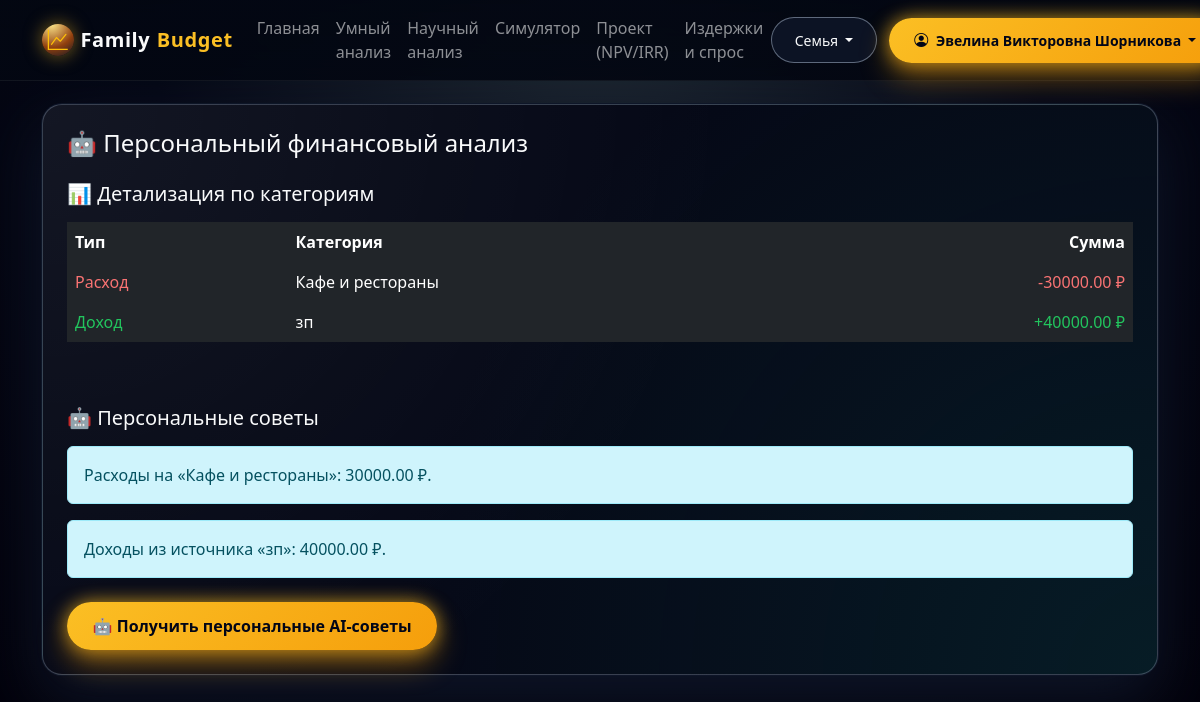
Screenshot of /analysis/smart (signed in) with the database file from the repository.
### app/models.py (models this page shows)
class User(UserMixin, db.Model):
    id = db.Column(db.Integer, primary_key=True)
    email = db.Column(db.String(255), unique=True, nullable=False)
    password_hash = db.Column(db.String(255), nullable=False)
    name = db.Column(db.String(128))
    family_id = db.Column(db.Integer, db.ForeignKey("family.id"))

class Transaction(db.Model):
    id = db.Column(db.Integer, primary_key=True)
    user_id = db.Column(db.Integer, db.ForeignKey("user.id"), nullable=False)
    family_id = db.Column(db.Integer, db.ForeignKey("family.id"))
    type = db.Column(db.String(10), nullable=False)  # 'income' / 'expense'
    amount = db.Column(db.Float, nullable=False)
    category = db.Column(db.String(64), nullable=False)
    description = db.Column(db.String(255))
    date = db.Column(db.DateTime, default=datetime.utcnow)
    receipt_image = db.Column(db.String(512))  # Путь к скану чека
    merchant_name = db.Column(db.String(128))  # Название магазина/ресторана
    items = db.relationship("TransactionItem", backref="transaction", lazy=True, cascade="all, delete-orphan")

### app/analysis_routes.py (the view)
@analysis_bp.route("/smart")
@login_required
def smart():
    if current_user.family_id:
        q = Transaction.query.filter_by(family_id=current_user.family_id)
    else:
        q = Transaction.query.filter_by(user_id=current_user.id)
    rows = (
        q.with_entities(
            Transaction.type,
            Transaction.category,
            func.sum(Transaction.amount).label("total"),
        )
        .group_by(Transaction.type, Transaction.category)
        .all()
    )
    insights = []
    for ttype, cat, total in rows:
        if ttype == "expense":
            insights.append(f"Расходы на «{cat}»: {total:.2f} ₽.")
        else:
            insights.append(f"Доходы из источника «{cat}»: {total:.2f} ₽.")
    return render_template("analysis/smart.html", rows=rows, insights=insights, gpt_advice=None)

### app/templates/analysis/smart.html (shortened to what this page needs)
{% extends "base.html" %}
{% block content %}
<div class="container py-4">
    <div class="fb-card p-4">
        <h1 class="h4 mb-4">🤖 Персональный финансовый анализ</h1>
        {% if rows %}
            <div class="row g-4 mb-5">
                <div class="col-12">
                    <h2 class="h5 mb-3">📊 Детализация по категориям</h2>
                    <div class="table-responsive">
                        <table class="table table-dark table-borderless align-middle">
                            <thead class="text-muted-soft">
                                <tr>
                                    <th>Тип</th>
                                    <th>Категория</th>
                                    <th class="text-end">Сумма</th>
                                </tr>
                            </thead>
                            <tbody>
                                {% for type, category, total in rows %}
                                <tr>
                                    <td>
                                        {% if type == 'income' %}
                                        <span class="text-income">Доход</span>
                                        {% else %}
                                        <span class="text-expense">Расход</span>
                                        {% endif %}
                                    </td>
                                    <td>{{ category }}</td>
                                    <td class="text-end">
                                        {% if type == 'income' %}
                                        <span class="text-income">+{{ "%.2f"|format(total) }} ₽</span>
                                        {% else %}
                                        <span class="text-expense">-{{ "%.2f"|format(total) }} ₽</span>
                                        {% endif %}
                                    </td>
                                </tr>
                                {% endfor %}
                            </tbody>
                        </table>
                    </div>
                </div>
            </div>
            <div class="row">
                <div class="col-12">
                    <h2 class="h5 mb-3">🤖 Персональные советы</h2>
                    {% if insights %}
                        <div class="insights-list">
                            {% for insight in insights %}
                            <div class="alert alert-info mb-3">
                                {{ insight }}
                            </div>
                            {% endfor %}
                        </div>
                    {% else %}
                        <p class="text-muted-soft mb-0">
                            Добавьте ещё операций, чтобы получить персональные советы.
                        </p>
                    {% endif %}
                    <div id="gpt-advice-section" class="mt-4">
                        <button id="get-advice-btn" class="btn btn-fb-primary">
                            🤖 Получить персональные AI-советы
                        </button>
                    </div>
                </div>
            </div>
        {% endif %}
    </div>
</div>
{% endblock %}

### app/templates/base.html (shortened to what this page needs)
<!doctype html>
<html lang="ru">
<head>
    <link href="https://cdn.jsdelivr.net/npm/bootstrap@5.3.2/dist/css/bootstrap.min.css" rel="stylesheet">
    <link href="https://cdn.jsdelivr.net/npm/bootstrap-icons@1.11.1/font/bootstrap-icons.css" rel="stylesheet">
</head>
<body>
<header class="fb-header">
    <nav class="navbar navbar-expand-lg navbar-dark">
        <div class="container">
            <a class="fb-brand navbar-brand" href="{{ url_for('index') }}">
                <span class="fb-brand-icon">
                    <i class="bi bi-graph-up text-warning"></i>
                </span>
                Family<span>Budget</span>
            </a>
            <div class="collapse navbar-collapse" id="fbNavbar">
                <ul class="navbar-nav me-auto mb-2 mb-lg-0">
                    {% if current_user.is_authenticated %}
                        <li class="nav-item">
                            <a class="nav-link" href="{{ url_for('transactions.dashboard') }}">
                                Главная
                            </a>
                        </li>
                        <li class="nav-item">
                            <a class="nav-link" href="{{ url_for('analysis.smart') }}">
                                Умный анализ
                            </a>
                        </li>
                        <li class="nav-item">
                            <a class="nav-link" href="{{ url_for('analysis.stats') }}">
                                Научный анализ
                            </a>
                        </li>
                        <li class="nav-item">
                            <a class="nav-link" href="{{ url_for('analysis.simulator_menu') }}">
                                Симулятор
                            </a>
                        </li>
                        <li class="nav-item">
                            <a class="nav-link" href="{{ url_for('analysis.project') }}">
                                Проект (NPV/IRR)
                            </a>
                        </li>
                        <li class="nav-item">
                            <a class="nav-link" href="{{ url_for('analysis.costs') }}">
                                Издержки и спрос
                            </a>
                        </li>
                    {% endif %}
                </ul>
                <div class="d-flex ms-auto align-items-center gap-2">
                    {% if current_user.is_authenticated %}
                        <div class="dropdown me-1">
                            <button class="btn btn-sm btn-fb-outline dropdown-toggle"
                                    type="button" data-bs-toggle="dropdown"
                                    aria-expanded="false">
                                Семья
                            </button>
                        </div>
                        <div class="dropdown">
                            <button class="btn btn-sm btn-fb-primary dropdown-toggle"
                                    type="button" data-bs-toggle="dropdown"
                                    aria-expanded="false">
                                <i class="bi bi-person-circle me-1"></i>
                                {{ current_user.name or current_user.email }}
                            </button>
                        </div>
                    {% endif %}
                </div>
            </div>
        </div>
    </nav>
</header>
<main>
    {% block content %}{% endblock %}
</main>
</body>
</html>

### app/templates/base.html (style rules this page uses)
:root { --fb-bg-deep: #02010a; --fb-bg-main: #050816; --fb-bg-soft: #111827; --fb-gold: #fbbf24; --fb-gold-strong: #f59e0b; --fb-green: #22c55e; --fb-red: #f97373; --fb-text-main: #f9fafb; --fb-text-muted: #9ca3af; --fb-border-soft: rgba(148, 163, 184, 0.35); }
* { box-sizing: border-box; }
body { background: radial-gradient(circle at top, #1f2933 0, var(--fb-bg-main) 45%, var(--fb-bg-deep) 100%); color: var(--fb-text-main); min-height: 100vh; font-family: system-ui, -apple-system, BlinkMacSystemFont, "Segoe UI", sans-serif; }
main { padding-top: 80px; }
.fb-header { position: fixed; top: 0; left: 0; right: 0; z-index: 1000; backdrop-filter: blur(18px); background: linear-gradient( to bottom, rgba(3, 7, 18, 0.96), rgba(3, 7, 18, 0.92) ); border-bottom: 1px solid rgba(249, 250, 251, 0.06); }
.fb-brand { font-weight: 700; letter-spacing: 0.03em; color: var(--fb-text-main); text-decoration: none; display: flex; align-items: center; gap: .4rem; }
.fb-brand span { color: var(--fb-gold); }
.fb-brand-icon { width: 32px; height: 32px; border-radius: 999px; display: inline-flex; align-items: center; justify-content: center; background: radial-gradient(circle at 30% 0, #fde68a 0, #92400e 60%, #111827 100%); box-shadow: 0 0 18px rgba(251, 191, 36, 0.5); }
.fb-card { background: radial-gradient(circle at top left, rgba(248, 250, 252, 0.06), transparent 55%), radial-gradient(circle at bottom right, rgba(15, 118, 110, 0.18), transparent 60%), var(--fb-bg-main); border-radius: 1.25rem; border: 1px solid var(--fb-border-soft); box-shadow: 0 24px 60px rgba(15, 23, 42, 0.9), 0 0 0 1px rgba(15, 23, 42, 0.9); }
.text-muted-soft { color: var(--fb-text-muted) !important; }
.btn-fb-primary { background: linear-gradient(135deg, var(--fb-gold), var(--fb-gold-strong)); color: #020617; border: none; font-weight: 600; padding: 0.75rem 1.6rem; border-radius: 999px; box-shadow: 0 14px 30px rgba(245, 158, 11, 0.45), 0 0 18px rgba(251, 191, 36, 0.7); transition: transform .12s ease-out, box-shadow .12s ease-out, filter .12s ease-out; }
.btn-fb-outline { border-radius: 999px; border: 1px solid rgba(148, 163, 184, 0.6); color: var(--fb-text-main); background: rgba(15, 23, 42, 0.8); padding: 0.7rem 1.4rem; font-weight: 500; transition: border-color .12s ease-out, background .12s ease-out, transform .12s ease-out; }
.text-income { color: var(--fb-green); }
.text-expense { color: var(--fb-red); }
main { animation: fadeInUp 0.6s ease-out; }
.fb-card { animation: fadeInUp 0.8s ease-out; transition: transform 0.3s ease, box-shadow 0.3s ease; }
.btn { transition: all 0.2s ease; }

### rows the page displays
User: name "Эвелина Викторовна Шорникова"
Transaction: shows "Расход", category "Кафе и рестораны", amount "30000.00"

### other values shown
{{ category }} "зп"
{{ "%.2f"|format(total) }} "40000.00"
{{ insight }} "Расходы на «Кафе и рестораны»: 30000.00 ₽." "Доходы из источника «зп»: 40000.00 ₽."
